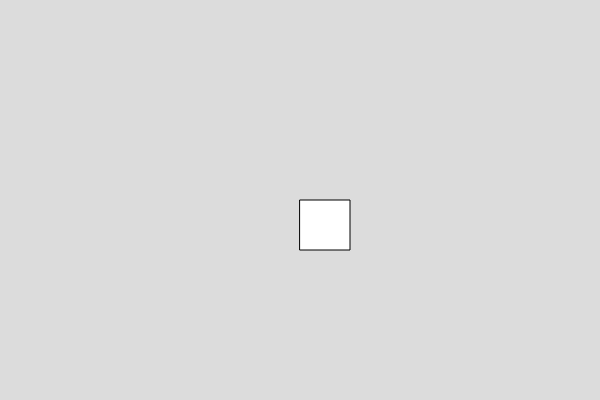
Frame 1 (no input)
Frame 60 (no input): identical to frame 1, image omitted
Frame 120 (the mouse pressed at the canvas centre since frame 60): identical to frame 1, image omitted

The p5.js sketch that drew this single still picture (run headless with seeded random() and noise() and a simulated clock; from frame 60 on, the mouse is pressed at the canvas centre):

// p5.js sketch
// ── sketch.js

var box1;

function setup() {
  createCanvas(600, 400);

  box1=new Box()
  
}

function draw() {
  background(220);
  box1.x=300

  box1.show()
  box1.set_velocity(2)

}


// ── box.js
class Box
  {
    constructor()
    {
      this.x =100;
      this.y = 200
      this.w = 50;
      this.h = 50;
    }
    
    show()
    {
      rect(this.x,this.y,this.w,this.h)
    }
    
    //write function to set the width of the box
    set_velocity(v){
      this.x=this.x+v
    }

  }

  
